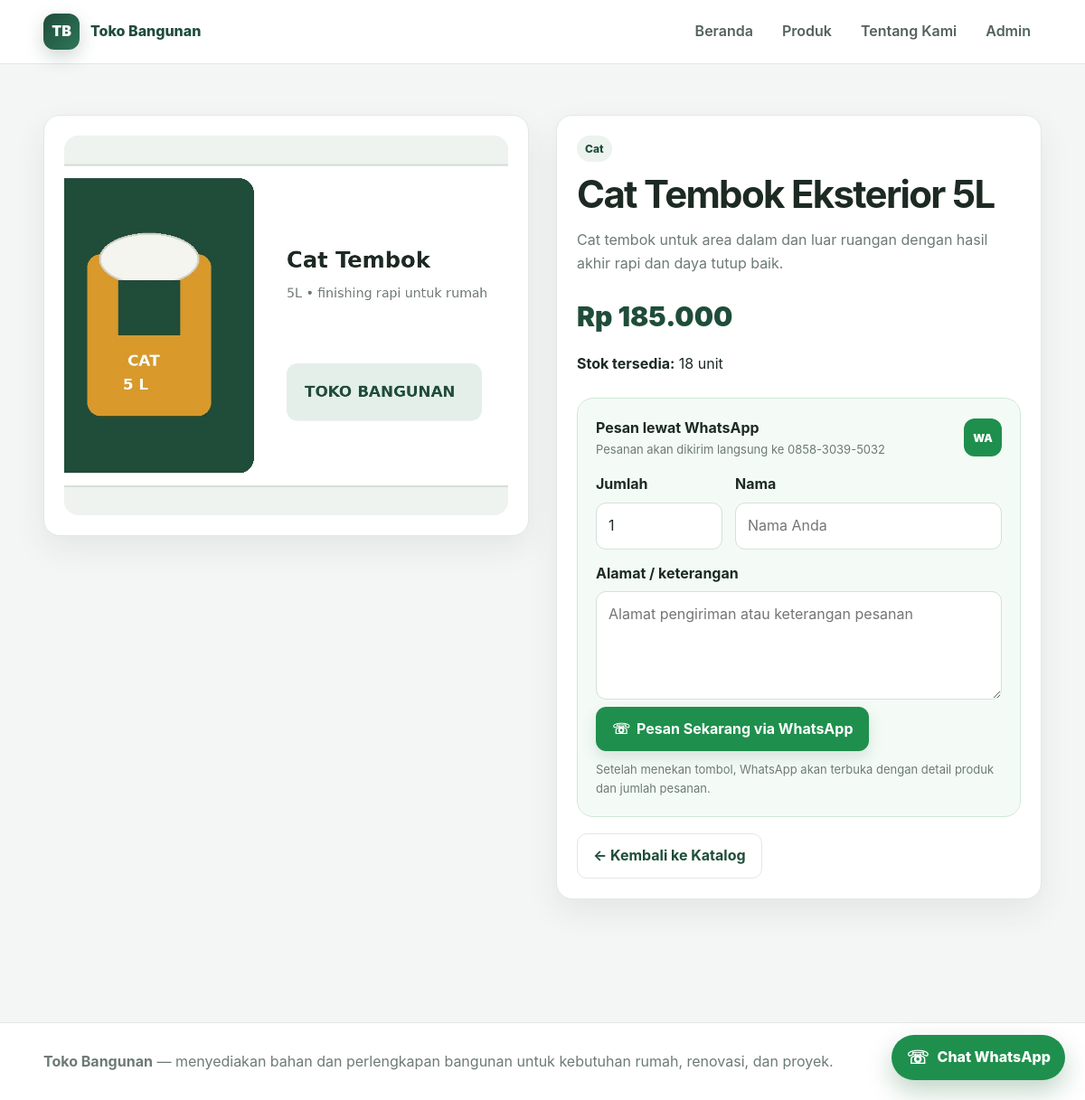
Screenshot of /detail.php?id=2 with the database file from the repository.
### tables this page shows
CREATE TABLE produk (
  id INT NOT NULL AUTO_INCREMENT,
  nama VARCHAR(100) NOT NULL,
  kategori VARCHAR(50) NOT NULL,
  deskripsi TEXT NOT NULL,
  harga DECIMAL(12,2) NOT NULL,
  stok INT NOT NULL DEFAULT 0,
  gambar VARCHAR(255) DEFAULT NULL,
  created_at TIMESTAMP NOT NULL DEFAULT CURRENT_TIMESTAMP,
  PRIMARY KEY (id)
);

### config/store.php (called while the page is built, shortened)
<?php
function whatsapp_order_url(string $product_name, int $quantity, string $customer_name = '', string $customer_address = ''): string
{
    $message = "Halo Toko Bangunan, saya ingin membeli:\n\n";
    $message .= "Produk: {$product_name}\n";
    $message .= "Jumlah: {$quantity}\n";
    $message .= "\nMohon info ketersediaan, total harga, dan cara pembayarannya. Terima kasih.";
    return 'https://wa.me/' . STORE_WHATSAPP . '?text=' . rawurlencode($message);
}

### detail.php (the view, shortened to what this page needs)
<?php
require_once "config/database.php";
require_once "config/store.php";
$id = isset($_GET['id']) ? (int)$_GET['id'] : 0;
$stmt = mysqli_prepare($conn, "SELECT * FROM produk WHERE id = ? LIMIT 1");
mysqli_stmt_bind_param($stmt, 'i', $id);
mysqli_stmt_execute($stmt);
$produk = mysqli_fetch_assoc(mysqli_stmt_get_result($stmt));
include "includes/header.php";
?>
<section class="section">
    <div class="container">
        <div class="detail-grid">
            <div class="card">
                <?php if ($produk['gambar']): ?><img src="uploads/produk/<?= htmlspecialchars($produk['gambar']); ?>" class="product-image detail" alt="<?= htmlspecialchars($produk['nama']); ?>"><?php endif; ?>
            </div>
            <div class="card">
                <span class="badge"><?= htmlspecialchars($produk['kategori']); ?></span>
                <h1 style="font-size:42px; margin-top:14px;"><?= htmlspecialchars($produk['nama']); ?></h1>
                <p class="muted"><?= nl2br(htmlspecialchars($produk['deskripsi'])); ?></p>
                <div class="price" style="font-size:30px; margin:22px 0 8px;">Rp <?= number_format($produk['harga'], 0, ',', '.'); ?></div>
                <p><strong>Stok tersedia:</strong> <?= (int)$produk['stok']; ?> unit</p>
                <?php if ((int)$produk['stok'] > 0): ?>
                <div class="order-box">
                    <div class="order-box-head">
                        <div>
                            <strong>Pesan lewat WhatsApp</strong>
                            <div class="small muted">Pesanan akan dikirim langsung ke <?= STORE_WHATSAPP_DISPLAY; ?></div>
                        </div>
                        <span class="wa-mini">WA</span>
                    </div>
                    <div class="order-grid">
                        <div>
                            <label for="jumlah">Jumlah</label>
                            <input id="jumlah" type="number" min="1" max="<?= (int)$produk['stok']; ?>" value="1">
                        </div>
                        <div>
                            <label for="nama_pelanggan">Nama</label>
                            <input id="nama_pelanggan" type="text" placeholder="Nama Anda">
                        </div>
                        <div class="order-full">
                            <label for="alamat_pelanggan">Alamat / keterangan</label>
                            <textarea id="alamat_pelanggan" rows="3" placeholder="Alamat pengiriman atau keterangan pesanan"></textarea>
                        </div>
                    </div>
                    <a id="order-wa" class="btn btn-whatsapp" target="_blank" rel="noopener" href="<?= htmlspecialchars(whatsapp_order_url($produk['nama'], 1)); ?>">
                        <span>☏</span> Pesan Sekarang via WhatsApp
                    </a>
                    <p class="small muted order-note">Setelah menekan tombol, WhatsApp akan terbuka dengan detail produk dan jumlah pesanan.</p>
                </div>
                <?php else: ?>
                    <div class="alert error">Produk sedang habis. Silakan hubungi kami melalui WhatsApp untuk informasi stok.</div>
                <?php endif; ?>
                <a href="produk.php" class="btn btn-secondary">← Kembali ke Katalog</a>
            </div>
        </div>
    </div>
</section>
<?php include "includes/footer.php"; ?>

### assets/style.css (style rules this page uses)
:root { --primary: #1f4d3a; --primary-dark: #16382b; --accent: #d99a2b; --accent-dark: #b87916; --bg: #f4f6f5; --surface: #ffffff; --text: #1d2a24; --muted: #6d7b74; --border: #e2e8e4; --danger: #c94343; --success: #18794e; --shadow: 0 14px 35px rgba(22, 56, 43, .08); }
* { box-sizing: border-box; }
html { scroll-behavior: smooth; }
body { margin: 0; font-family: Inter, "Segoe UI", Arial, sans-serif; background: var(--bg); color: var(--text); line-height: 1.6; }
a { color: inherit; }
.container { width: min(1120px, 92%); margin: 0 auto; }
h1 { font-size: clamp(34px, 5vw, 58px); line-height:1.05; margin:16px 0; letter-spacing:-.04em; }
.section { padding:56px 0; }
.muted { color:var(--muted); }
.btn { display:inline-flex; align-items:center; justify-content:center; gap:7px; padding:11px 17px; border-radius:11px; background:var(--primary); color:#fff; text-decoration:none; border:1px solid var(--primary); cursor:pointer; font-weight:700; transition:.18s ease; box-shadow:0 7px 16px rgba(31,77,58,.14); }
.btn-secondary { background:#fff; color:var(--primary); border-color:var(--border); box-shadow:none; }
.card { background:var(--surface); border:1px solid var(--border); border-radius:18px; padding:22px; margin-bottom:20px; box-shadow:var(--shadow); }
.product-image { width:100%; height:220px; object-fit:cover; display:block; background:#edf1ef; }
.product-image.detail { height:420px; border-radius:16px; }
.badge { display:inline-flex; padding:5px 9px; border-radius:999px; background:#edf3ef; color:var(--primary); font-size:12px; font-weight:800; }
.price { font-size:22px; font-weight:900; color:var(--primary); }
label { display:block; font-weight:750; margin-bottom:7px; }
input, textarea, select { width:100%; padding:12px 13px; border:1px solid #d6dfda; border-radius:11px; background:#fff; color:var(--text); font:inherit; outline:none; transition:.15s; }
textarea { resize:vertical; min-height:120px; }
.detail-grid { display:grid; grid-template-columns:1fr 1fr; gap:30px; align-items:start; }
.small { font-size:13px; }
.order-box { margin: 24px 0 18px; padding: 20px; border-radius: 18px; background: #f4fbf6; border: 1px solid #cfe8d7; }
.order-box-head { display:flex; align-items:center; justify-content:space-between; gap:15px; margin-bottom:16px; }
.wa-mini { width:42px; height:42px; display:grid; place-items:center; border-radius:12px; background:#1f8f4d; color:#fff; font-weight:900; font-size:12px; }
.order-grid { display:grid; grid-template-columns: 140px 1fr; gap:14px; }
.order-full { grid-column:1 / -1; }
.btn-whatsapp { background:#1f8f4d; border-color:#1f8f4d; }
.order-note { margin:10px 0 0; }

### rows the page displays
produk: gambar (picture), kategori "Cat", nama "Cat Tembok Eksterior 5L", deskripsi "Cat tembok untuk area dalam dan luar ruangan dengan hasil akhir rapi dan daya tutup baik.", harga "185.000", stok "18"

### other values shown
STORE_WHATSAPP_DISPLAY "0858-3039-5032"
